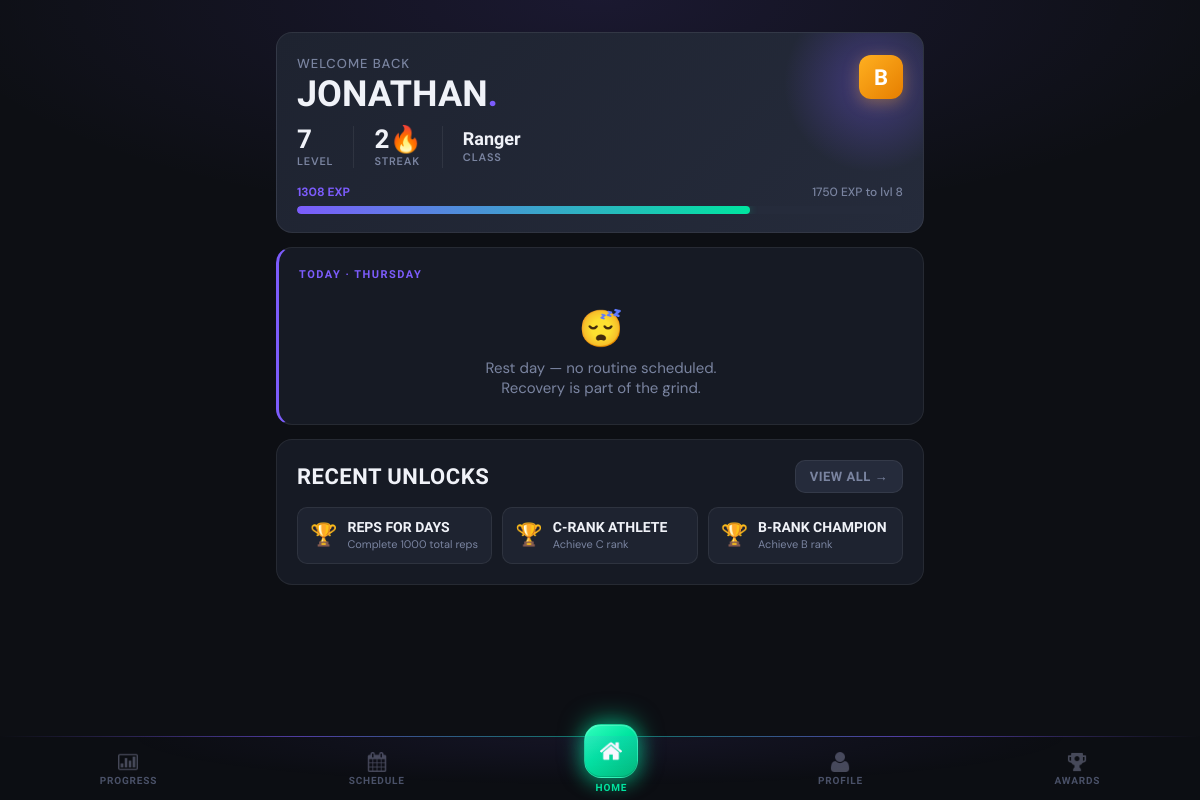
The app's page /dashboard (signed in), older data.
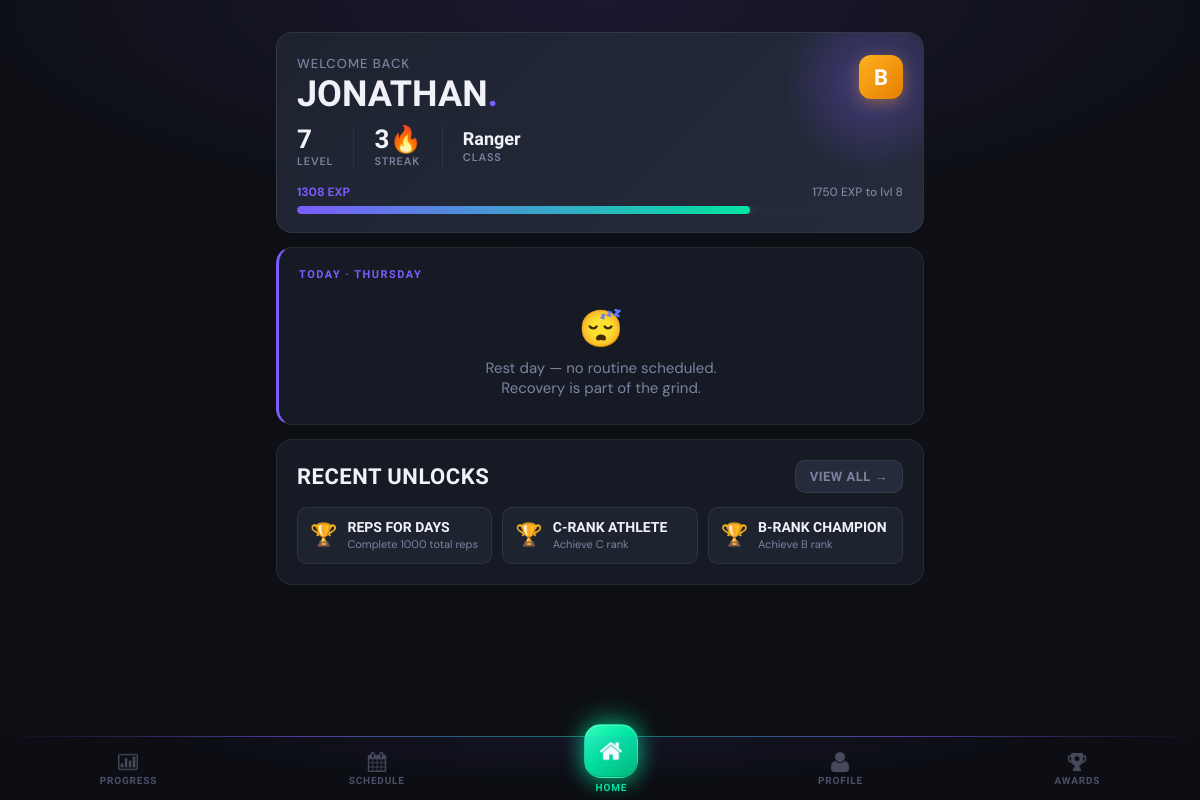
The same page, newer data.
### tables this page shows
CREATE TABLE client_streaks (
                streak_id INTEGER PRIMARY KEY AUTOINCREMENT,
                client_id INTEGER UNIQUE NOT NULL,
                current_streak INTEGER DEFAULT 0,
                longest_streak INTEGER DEFAULT 0,
                last_attendance_date DATE,
                streak_multiplier REAL DEFAULT 1.0,
                FOREIGN KEY (client_id) REFERENCES clients(client_id) ON DELETE CASCADE
            );

### main.py (the view, shortened to what this page needs)
@app.route('/dashboard')
@login_required
def dashboard():
    client_id = session['client_id']
    client = Client.get_by_id(client_id)
    progress = gamification.get_client_progress(client_id)
    today = datetime.now().strftime('%A')
    today_routine = Routine.get_client_routine_for_day(client_id, today)
    routine_status = 'not_started'  # default fallback
    recent_achievements = achievement_ctrl.get_recent_unlocks(client_id, limit=3)
    streak_data = client.get_streak_data()
    mc = MembershipController()
    membership = mc.get_client_membership(client_id)
    notification = None
    if membership:
        end_date = datetime.strptime(membership['end_date'], '%Y-%m-%d').date()
        days_left = (end_date - date.today()).days
        print("Days Left", days_left)
        if 0 < days_left <= 5:
            notification = f"⚠️ Your membership expires in {days_left} days. Please renew soon!"
        elif days_left <= 0:
            notification = "❌ Your membership has expired. Please renew to continue training."
    try:
        newly_unlocked = achievement_ctrl.check_and_unlock_achievements(client_id)
    except Exception as e:
        print(f"Achievement check error for client {client_id}: {e}")
        newly_unlocked = []
    ann_rows = db.execute_query(
        """SELECT ann_id, title, body, ann_type, is_pinned
            FROM announcements
            WHERE (expires_at IS NULL OR expires_at >= ?)
            ORDER BY is_pinned DESC, ann_id DESC""",
        (date.today().isoformat(),)
    )
    announcements = [dict(r) for r in ann_rows]
    print("Notification:",notification)
    return render_template(
        'dashboard.html',
        client=client,
        progress=progress,
        today_routine=today_routine,
        today=today,
        recent_achievements=recent_achievements,
        streak_data=streak_data,
        newly_unlocked=newly_unlocked,
        notification=notification,
        status=routine_status,
        announcements=announcements
    )

### controllers/achievement_controller.py (called while the page is built)
    def check_and_unlock_achievements(self, client_id):
        newly_unlocked = []
        stats = self._get_client_stats(client_id)
        all_achievements = self._get_all_achievements()
        unlocked_ids = self._get_unlocked_achievement_ids(client_id)
        for achievement in all_achievements:
            if achievement['achievement_id'] in unlocked_ids:
                continue
            if self._check_achievement_requirement(achievement, stats):
                result = self.unlock_achievement(client_id, achievement['achievement_id'])
                if result['success']:
                    newly_unlocked.append(result)
        return newly_unlocked

    def get_recent_unlocks(self, client_id, limit=5):
        unlocked = self.get_unlocked_achievements(client_id)
        return unlocked[:limit]

### controllers/gamification_controller.py (called while the page is built)
    def _get_gamification_data(self, client_id):
        query = 'SELECT * FROM client_gamification WHERE client_id=?'
        result = self.db.execute_query(query, (client_id,))
        return dict(result[0]) if result else None

### database/db_manager.py (called while the page is built)
    def disconnect(self):
        if self.conn:
            self.conn.close()

### templates/dashboard.html (shortened to what this page needs)
{% extends "base.html" %}
{% block content %}
<div class="hero">
    <div class="rank-badge">{{ progress.rank }}</div>
    <div class="hero-greeting">Welcome back</div>
    <div class="hero-name">{{ client.first_name }}<span>.</span></div>
    <div class="hero-stats">
        <div class="hero-stat">
            <span class="hero-stat-val">{{ progress.level }}</span>
            <span class="hero-stat-lbl">Level</span>
        </div>
        <div class="hero-stat">
            <span class="hero-stat-val">{{ streak_data.current_streak if streak_data else 0 }}🔥</span>
            <span class="hero-stat-lbl">Streak</span>
        </div>
        {% if progress.class %}
        <div class="hero-stat">
            <span class="hero-stat-val" style="font-size:18px; padding-top:4px;">{{ progress.class }}</span>
            <span class="hero-stat-lbl">Class</span>
        </div>
        {% endif %}
    </div>
    <div class="exp-bar-wrap">
        <div class="exp-bar-labels">
            <span>{{ progress.current_exp }} EXP</span>
            <span>{{ progress.next_level_exp }} EXP to lvl {{ progress.level + 1 }}</span>
        </div>
        <div class="progress-track">
            <div class="progress-fill" style="width: {{ progress.progress_percentage }}%"></div>
        </div>
    </div>
</div>
<div class="card workout-card">
    {% if today_routine %}
    <div class="workout-card-header">
        <div>
            <div class="workout-section-label">Today · {{ today }}</div>
            <div class="workout-name">{{ today_routine.routine_name }}</div>
        </div>
        <div class="workout-exp-badge">⚡ {{ today_routine.calculate_total_exp() }} EXP</div>
    </div>
    <div class="workout-desc">{{ today_routine.description or 'Your workout is ready.' }}</div>
    {% if status == 'completed' %}
    <a href="{{ url_for('workout', routine_id=today_routine.routine_id) }}" class="btn-workout btn-workout-done">
        ✓ Completed Today
    </a>
    {% elif status == 'in_progress' %}
    <a href="{{ url_for('workout', routine_id=today_routine.routine_id) }}" class="btn-workout btn-workout-continue">
        ▶ Continue Workout →
    </a>
    {% else %}
    <a href="{{ url_for('workout', routine_id=today_routine.routine_id) }}" class="btn-workout btn-workout-start">
        Start Workout →
    </a>
    {% endif %}
    {% else %}
    <div class="workout-section-label">Today · {{ today }}</div>
    <div class="rest-day-text">
        <span class="rest-day-icon">😴</span>
        Rest day — no routine scheduled.<br>Recovery is part of the grind.
    </div>
    {% endif %}
</div>
{% if recent_achievements %}
<div class="card">
    <div style="display:flex; justify-content:space-between; align-items:center; margin-bottom:14px;">
        <h2 style="margin:0;">Recent Unlocks</h2>
        <a href="{{ url_for('achievements') }}" class="btn btn-ghost btn-sm">View All →</a>
    </div>
    <div class="ach-strip">
        {% for ach in recent_achievements %}
        <div class="ach-strip-item">
            <div class="ach-strip-icon">🏆</div>
            <div>
                <div class="ach-strip-name">{{ ach.name }}</div>
                <div class="ach-strip-desc">{{ ach.description }}</div>
            </div>
        </div>
        {% endfor %}
    </div>
</div>
{% endif %}
{% endblock %}

Row changes from the older to the newer data that the page shows:
changed client_streaks: current_streak "2" → "3"
